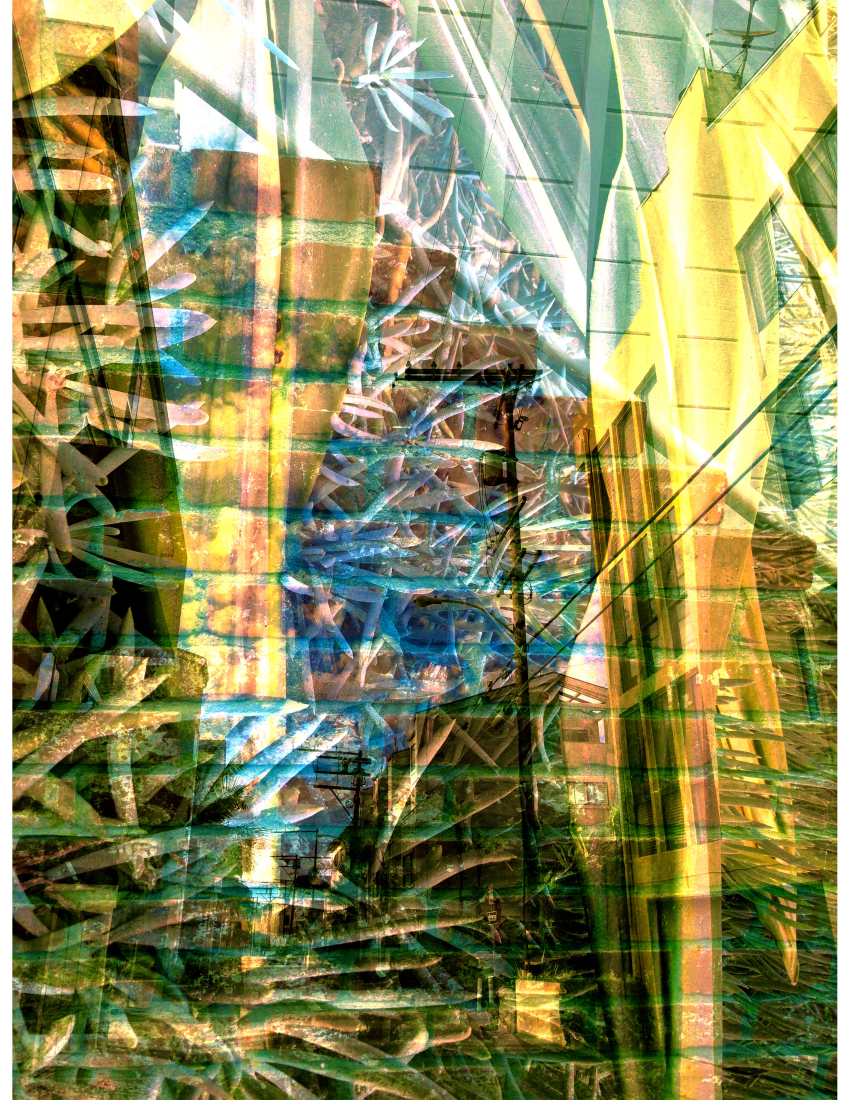
#> input picture Capstone Projects/Dataset/dx_succulent_bricks.jpg, 2550 x 3300 px (shown at 1/3 size)
$ jupyter execute --allow-errors pillowy_goodness.ipynb
#> lines starting #> are read from the running program, lines starting #| are printed output that depends on the picture; long printed decimals are rounded
# Set Up

[cell 1]
#for future installs

# ! pip install opencv-python

# ! pip list

[cell 2]
import numpy as np
from PIL import Image
import colorsys
import pandas as pd
# import pymeanshift as pms

#loading base file

filename = 'dx_succulent_bricks.jpg'
with Image.open(filename) as img:
#> img is the input picture: PIL image 2550x3300 RGB; mean R, G, B 136.9, 139.6, 92.4
    base = img.load()

[cell 3]
type(base)

[cell 4]
# turinging the wihle file into a 3-d array.
## Currently a test with no future uses in this fiel.
big_array = np.asarray(filename)
big_array

# Evaluating and splitting up the image

[cell 5]
# type(img)
# img.show()


# sectioning out just the size of the img (not array)
dim = img.size
#> dim = (2550, 3300)

#the values stored in X and Y are specific to the loaded image (instance dependent)
type(dim)
x = dim[0]
#> x = 2550
y = dim[1]
#> y = 3300

# creating 'third' and 'sixth' variables for splitting up the image into 9 segments
## This code is used for all segmenting (instance independent)
thr = 0.33
sxt = 0.67
scale = [0, thr, sxt, 1]

[cell 6]
# Crop Matrix is INSTANCE DEPENDENT (using X and Y pulled from the dimensions of the image loaded)
crop_matrix = [(int(scale[i]*x), int(scale[j]*y)) for i in range(len(scale)) for j in range(len(scale))]
# print(crop_matrix)

# CPP is Instance Independent (InInd) -- each tuple identifies the upper-left and lower-right points to draw a rectangle over 1/9th of the image
cropping_point_pairs = [(0,5), (1,6), (2, 7),
                        (4, 9), (5, 10), (6,11),
                        (8,13), (9,14), (10,15)]

# Crop coords are specific to the image loaded (InDe)
crop_coords = [(crop_matrix[p[0]][0], crop_matrix[p[0]][1], crop_matrix[p[1]][0], crop_matrix[p[1]][1]) for p in cropping_point_pairs]
# print(crop_coords)

# This is where the actual image is broken up into chunks

# lets try to do this part dynamically as each segment is required for processing
segments = [img.crop(i) for i in crop_coords]
#> segments = 9 items

# segments[5].show()

[cell 7]
# naming an image for testing
play_seg = segments[5]
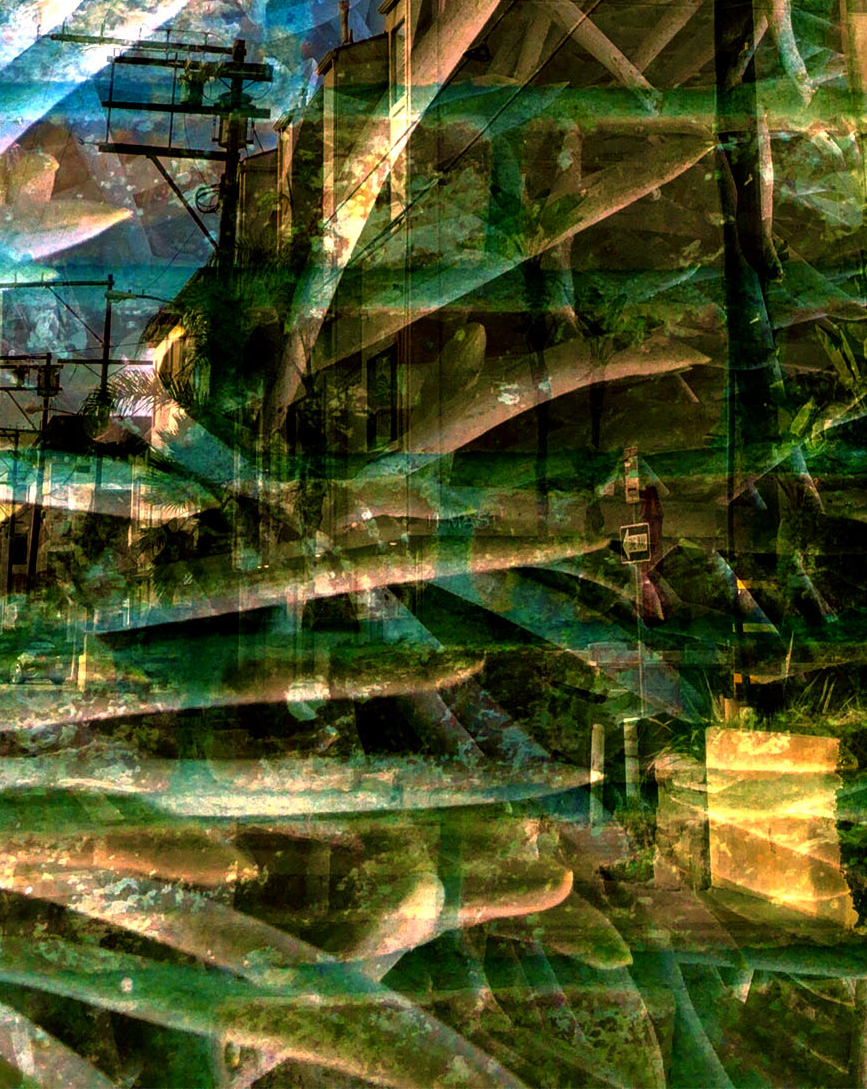
#> play_seg: PIL image 867x1089 RGB; mean R, G, B 73.9, 80.7, 40
ps_array = np.asarray(play_seg) # turn image into an np array

# Gamma is a constant (can be ALL CAPS)
gamma = 2.2

# linearization calculation from Phil
linear_ps_array = (ps_array/255)**(1/gamma)
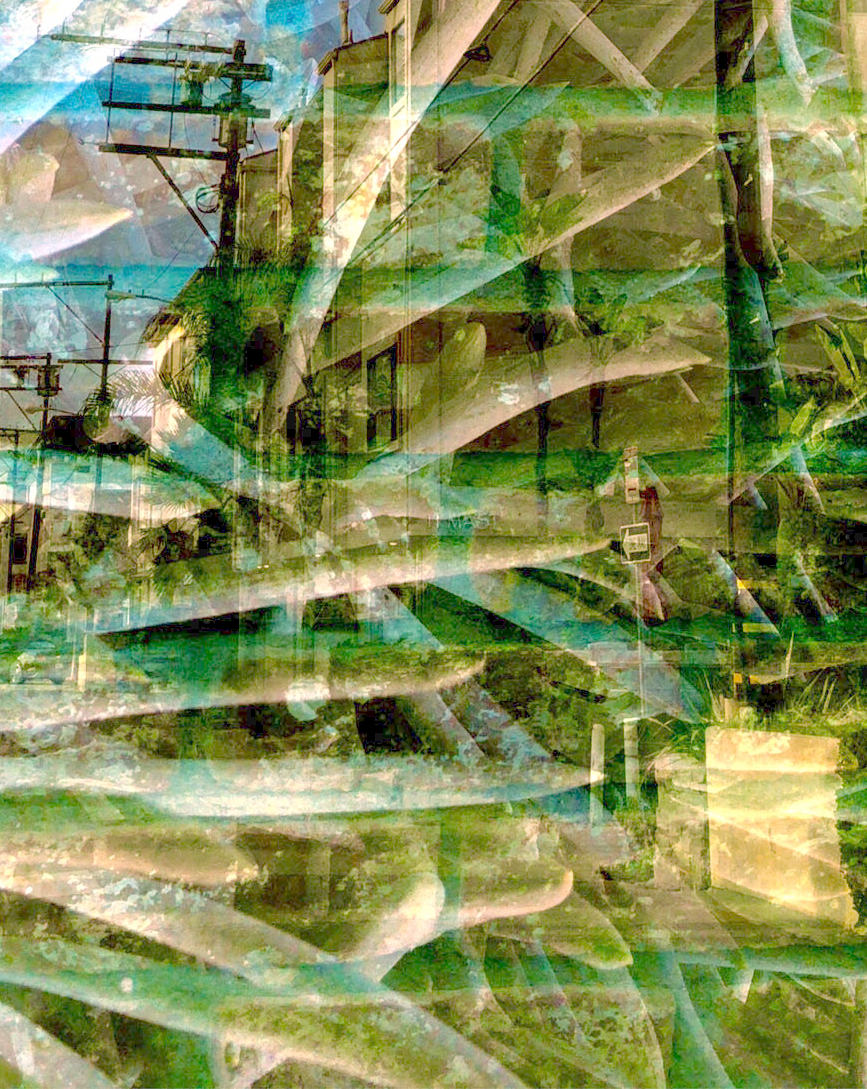
#> linear_ps_array: shape (1089, 867, 3) float64; mean R, G, B 0.51, 0.553, 0.336

# linearization made very tiny numbers, bringing them back into visible range (rebit) and cast as a type PIL can read
remult = np.round(linear_ps_array*255).astype(np.uint8)

# remult is an rgb numpy array
'''
#original image
Image.fromarray(ps_array)

#linearized Image
lin_img = Image.fromarray(remult)
lin_img
'''

[cell 8]
#short fork at this point to put remult in a pd array and get rgb mean/median/mode

It's so satisfying that I can hit "run cells above" and they all execute perfectly.

[cell 9]
remult.shape
#> Out = (1089, 867, 3)
#each mini list is one pixel.

[cell 10]
# getting the center pixel values in (linearized) RGB values

center_row = int(round(remult.shape[0]/2))
#> center_row = 544
center_col = int(round(remult.shape[1]/2))
#> center_col = 434

rgb_center = tuple(remult[center_row, center_col, : ])
#> rgb_center = (151, 164, 56)

rgb_center
#> Out = (151, 164, 56)

## HSL code

[cell 11]
# Converting the whole thing to HSL (with the hue values properly corrected)
# takes 20s on laptop

def rgb_to_hsl(rgb):
    r, g, b = rgb/255
    h, l, s = colorsys.rgb_to_hls(r,g,b)
    return [h, s, l]

hsl_array = np.apply_along_axis(rgb_to_hsl, axis=-1, arr=remult)
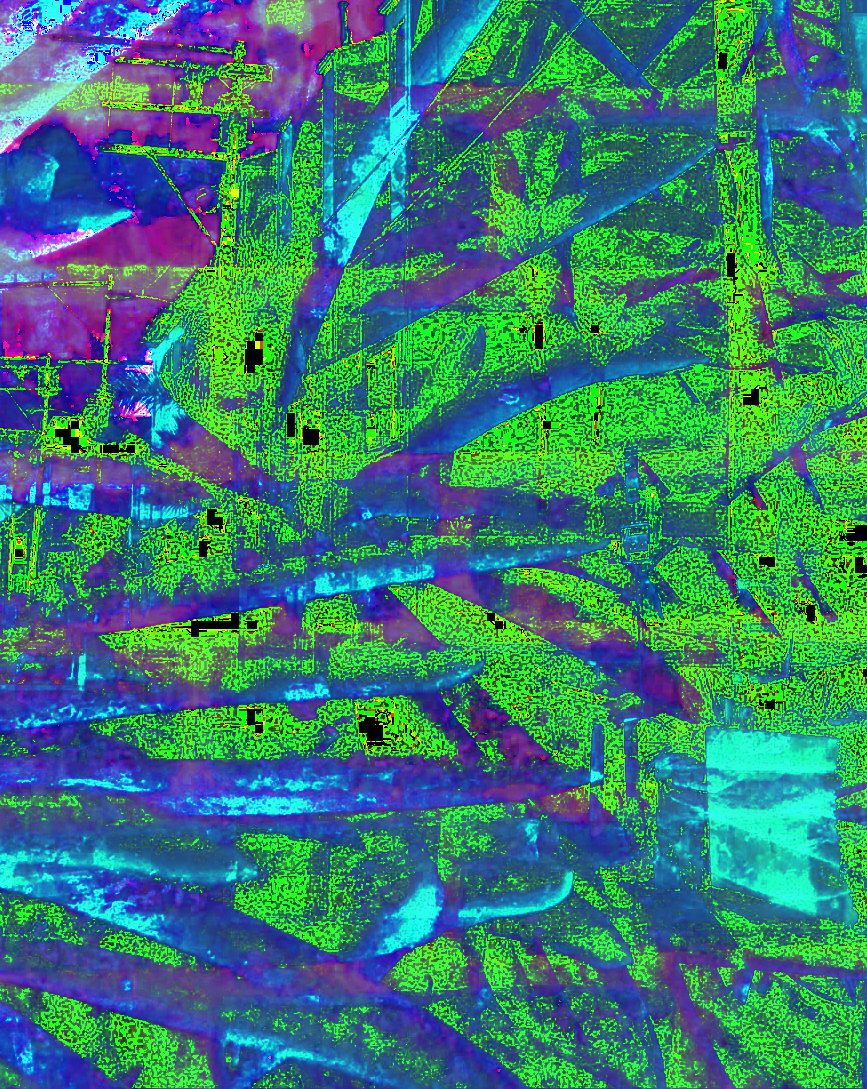
#> hsl_array: shape (1089, 867, 3) float64; mean R, G, B 0.219, 0.486, 0.447

hsl_array[:,:,0] = hsl_array[:,:,0] * 360 ## FFS, i was trying to convert all the pixels in the first column, not the hue layer.
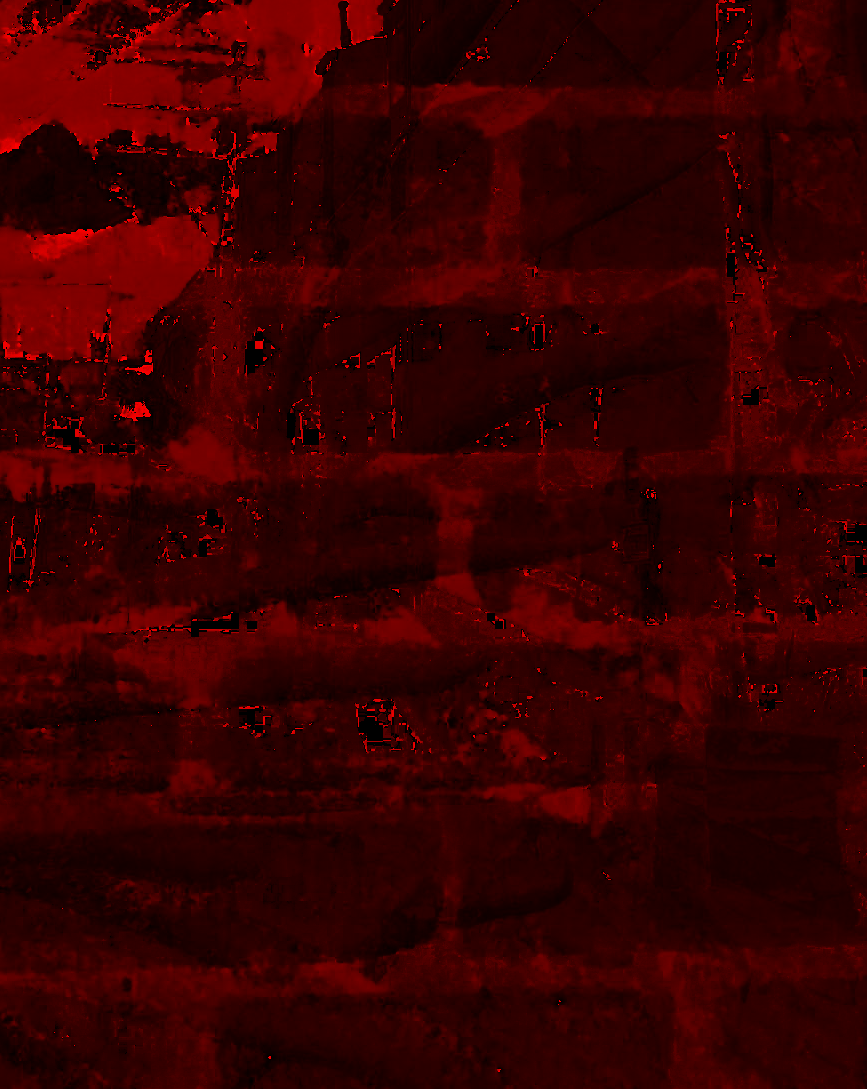
#> hsl_array: shape (1089, 867, 3) float64; mean R, G, B 78.8, 0.5, 0.4; drawn with min black and max white

[cell 12]
# getting the same center pixel in HSL

center_v = int(round(hsl_array.shape[0]/2))
#> center_v = 544
center_w = int(round(hsl_array.shape[1]/2))
#> center_w = 434

hsl_center = list(hsl_array[center_v, center_w, : ])
#> hsl_center = [67.22, 0.491, 0.431]

hsl_center
#> Out = [67.22, 0.491, 0.431]

[cell 13]
hsl_array.shape
#> Out = (1089, 867, 3)

[cell 14]
# putting all the pixels in a blender then sorting them.
#reshaping to HSL columns in numpy
hsl_pixels = hsl_array.reshape((hsl_array.shape[0]*hsl_array.shape[1]), 3)

#converting to dataframe
hsl_pixel_df = pd.DataFrame(hsl_pixels)
#> hsl_pixel_df = table of 944163 rows and 3 columns
hsl_pixel_df.columns = ["hue", "saturation", "brightness"]

#also reshaping to discrete pixels
hsl_tuples = [tuple(row) for row in hsl_pixels]
#> hsl_tuples = 944163 items

#adding tuples as a row in the dataframe
hsl_pixel_df['combined'] = hsl_tuples

[cell 15]
hsl_pixel_df.describe()
#> Out = table of 8 rows and 3 columns

#> (a cell that did not finish here is left out)

[cell 17]
#creates a data Series with top 4 most common pixels
common_pix = hsl_pixel_df.value_counts('combined').sort_values(ascending=False).head(4)

## is 4 enough? do I want to make it deeper so maybe a larger per-- nope. not gonna bother
# hsl_pixel_df.value_counts('combined').sort_values(ascending=False).head(15)

#average hue/saturation, brightness
mean_hue = hsl_pixel_df['hue'].mean()
#> mean_hue = 78.78
mean_sat = hsl_pixel_df['saturation'].mean()
#> mean_sat = 0.486
mean_bright = hsl_pixel_df['brightness'].mean()
#> mean_bright = 0.447
print(mean_hue, mean_sat, mean_bright)
#| 78.782 0.4862 0.4474

Color Dictionary:

red < 15
orange < 35
yellow < 80
green < 140
turqoise < 215
blue < 255
purple < 285
magenta < 340
red > 340

[cell 18]
# assigning colors to the hues
color_dict = {
    15: 'red',
    35: 'orange',
    80: 'yellow',
    140: 'green',
    215: 'turq',
    235: 'blue',
    285: 'purple',
    340: 'magenta',
    361: 'red'
}

def color_conversion(hue):
#> called with hue = 76.67
    for key in color_dict.keys():
        if hue <= key:
            return color_dict[key]

hsl_pixel_df['color'] = hsl_pixel_df['hue'].apply(color_conversion)
